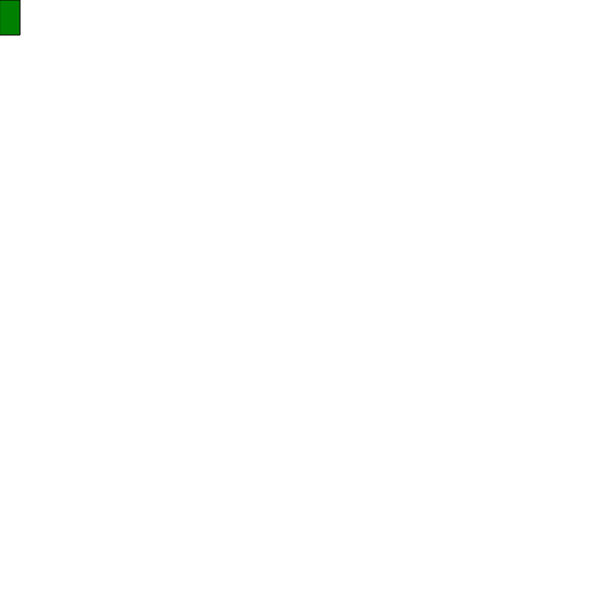
Frame 1 (no input)
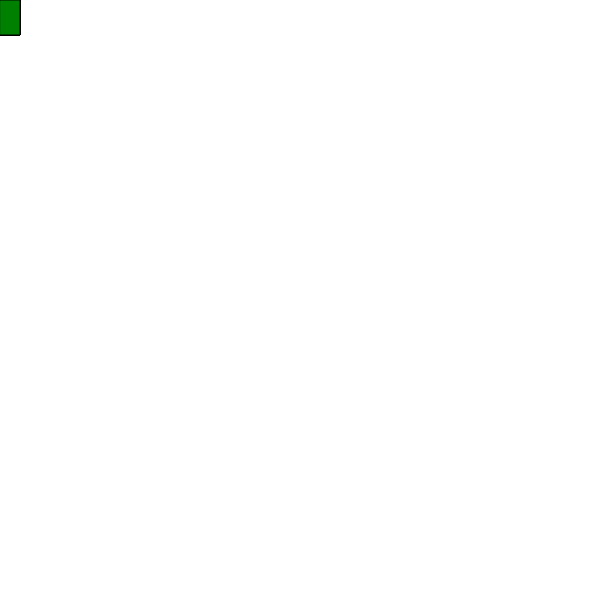
Frame 60 (no input)
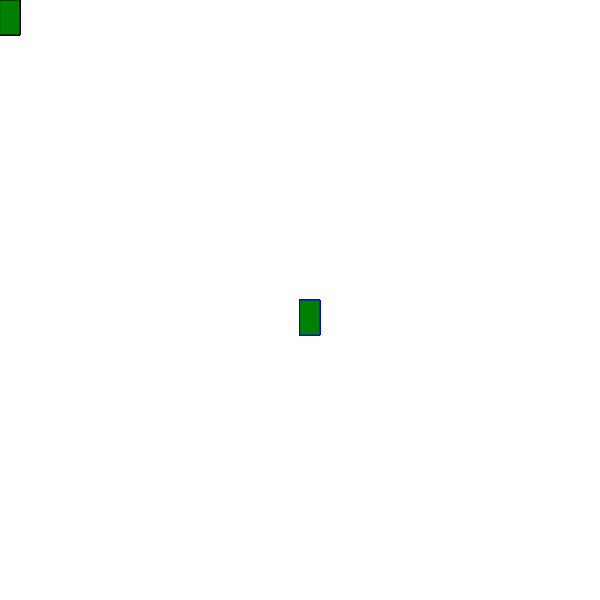
Frame 120 (the mouse pressed at the canvas centre since frame 60)

The p5.js sketch that drew these frames (run headless with seeded random() and noise() and a simulated clock; from frame 60 on, the mouse is pressed at the canvas centre):

// p5.js sketch
// ── sketch.js
function setup() {
  createCanvas(600, 600);
  background("white");
}

function draw() {
  
  fill ("green");
  if(mouseIsPressed)
  stroke ("blue");
  rect(mouseX,mouseY,20,35);
}
